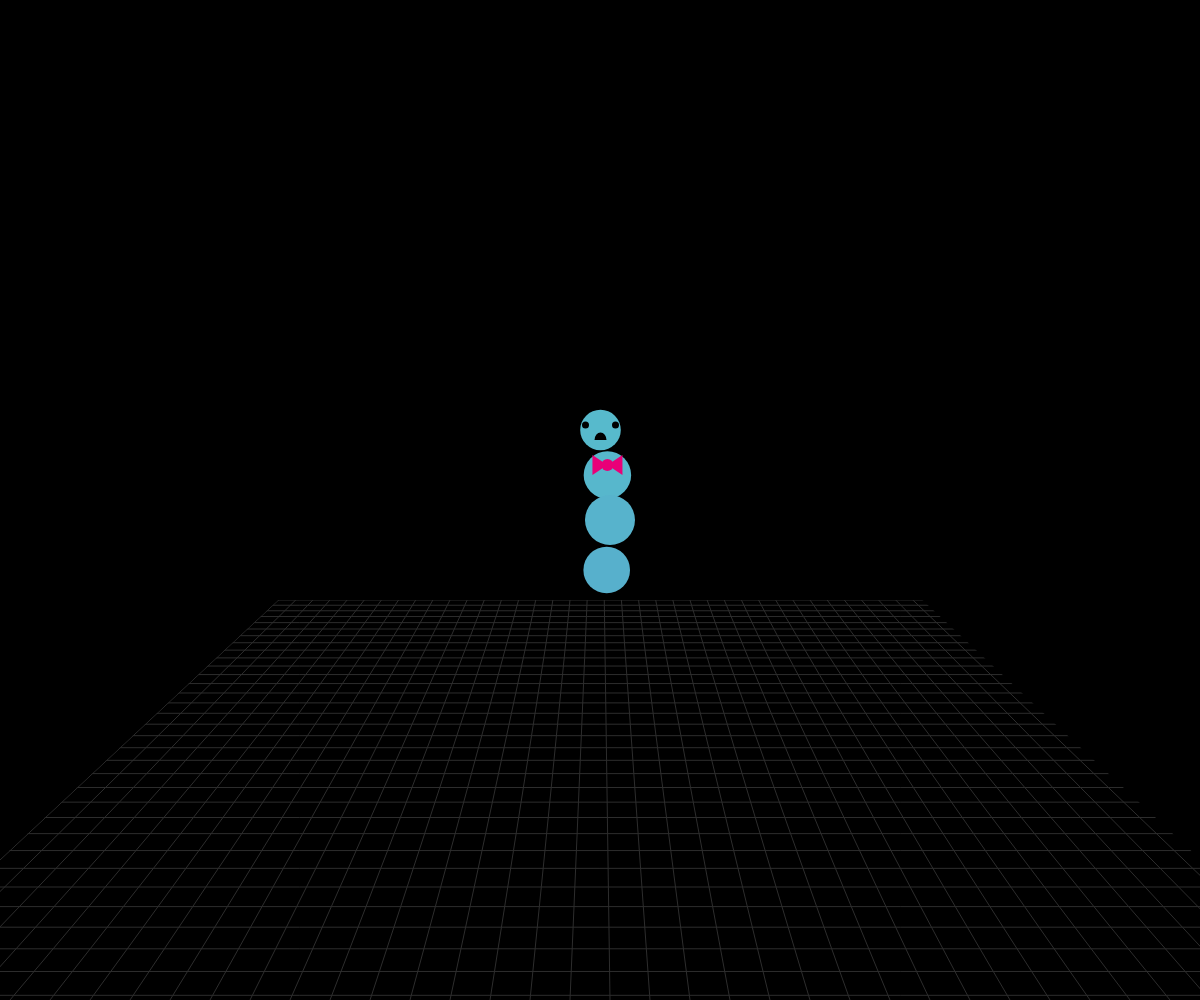
Frame 1 (no input)
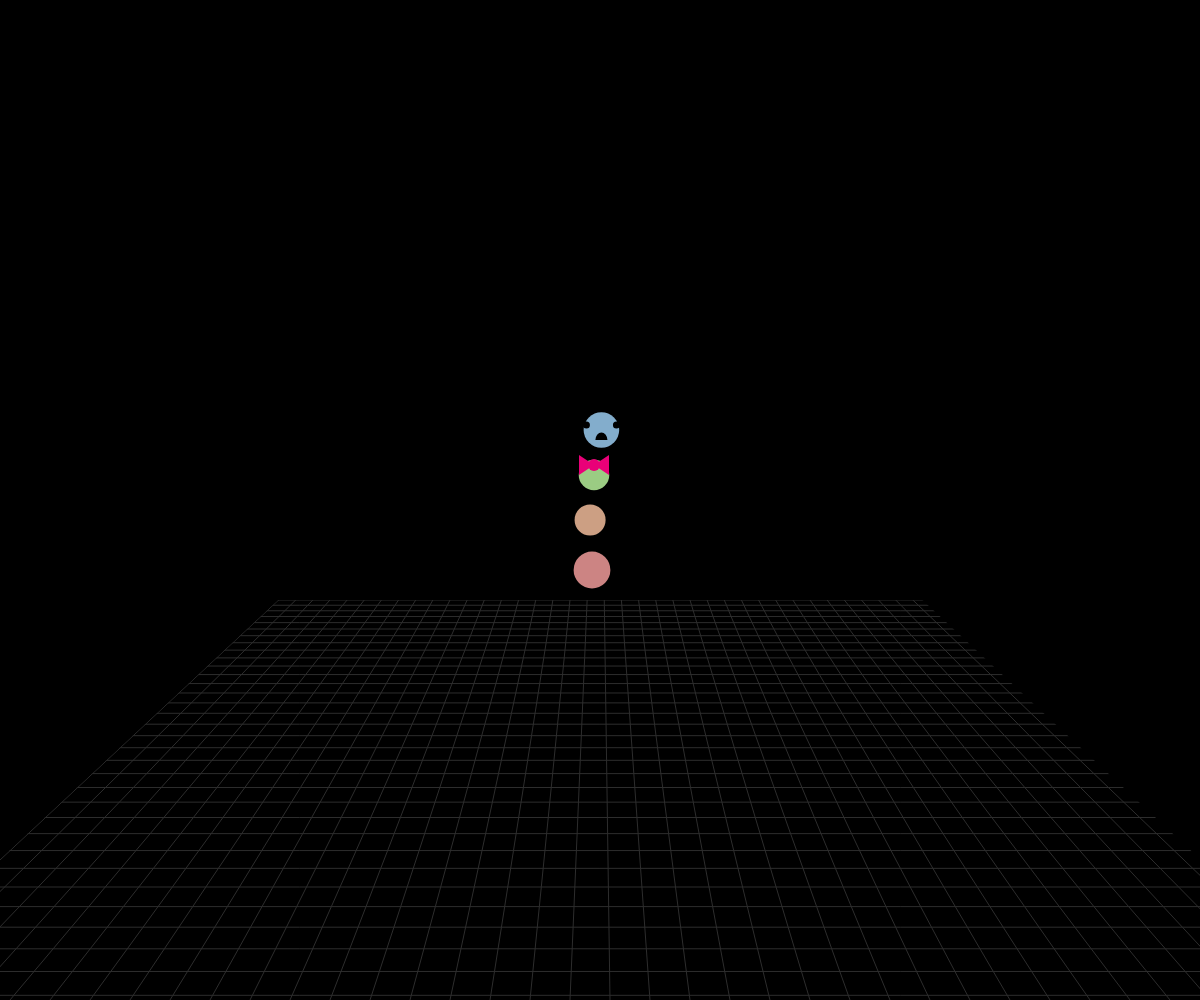
Frame 60 (no input)
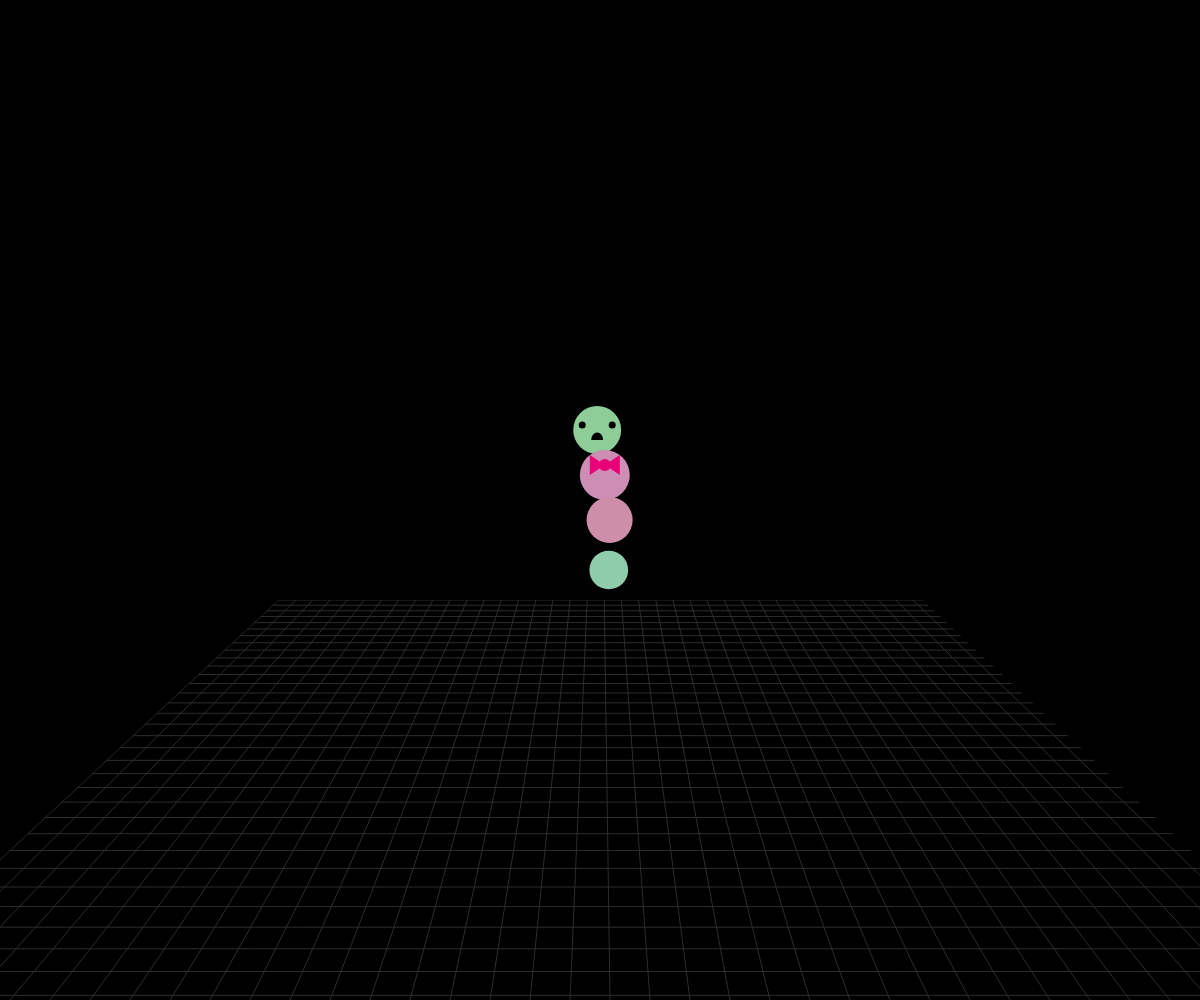
Frame 120 (the mouse pressed at the canvas centre since frame 60)

The p5.js sketch that drew these frames (run headless with seeded random() and noise() and a simulated clock; from frame 60 on, the mouse is pressed at the canvas centre):

// p5.js sketch
// ── sketch.js
let dancer;

function setup() {
  // no adjustments in the setup function needed...
  createCanvas(windowWidth, windowHeight);
  // ...except to adjust the dancer's name on the next line:
  dancer = new CaterpillarDancer(width / 2, height / 2);
}

function draw() {
  // you don't need to make any adjustments inside the draw loop
  background(0);
  drawFloor(); // for reference only
  dancer.update();
  dancer.display();
}

class CaterpillarDancer {
  constructor(startX, startY) {
    this.x = startX;
    this.y = startY;
  }
  update() {
  }
  display() {
    push();
    translate(this.x, this.y);
    let u = [];
    let v = []

    for (let i = 0; i < 4; i++) {
      u[i] = map(sin((i * PI) / 4 + frameCount * 0.05), -1, 1, -10, 10);
      v[i] = map(sin((i * PI) / 4 + frameCount * 0.06), -1, 1, -10, 10);
      
    }

    // ⬇ draw your dancer here ⬇

    noStroke();
    colorMode(HSB, 100);
    this.b1 = map(sin(frameCount * 0.05), -1, 1, 0, 100);
    this.b2 = map(sin(frameCount * 0.06), -1, 1, 0, 100);
    this.b3 = map(sin(frameCount * 0.07), -1, 1, 0, 100);
    this.b4 = map(sin(frameCount * 0.08), -1, 1, 0, 100);
    this.br = map(sin(frameCount * 0.09), -1, 1, 30, 80);
    
    this.s1 = 40+ v[0];
    this.s2 = 40+ v[1];
    this.s3 = 40+ v[2];
    this.s4 = 40+ v[3];
    //size of body
    
    //body
    fill(this.b1, this.br, 80);
    circle(0 + u[0], -70, this.s1);
    fill(this.b2, this.br, 80);
    circle(0 + u[1], -25, this.s2);
    fill(this.b3, this.br, 80);
    circle(0 + u[2], +20, this.s3);
    fill(this.b4, this.br, 80);
    circle(0 + u[3], +70, this.s4);

    //face/eyes
    colorMode(RGB);
    fill(0);
    circle(-15 + u[0], -75, 7);
    circle(15 + u[0], -75, 7); //les yeux
    arc(0 + u[0], -60, -12, -15, PI, TWO_PI); //smile

    //bowtie  
    fill(233, 0, 120);
    circle(0 + u[1], -35, 12);
    triangle(0 + u[1], -35, -15+ u[1], -45, -15 + u[1], -25);
    triangle(0 + u[1], -35, 15+ u[1], -45, 15 + u[1], -25);
    pop();
  }
}

// ── floor.js
function drawFloor() {
    push();
    let perspY = height * 0.3;
    let tileW = width/30;
  
    for (let x=-150; x <= width+150; x += tileW) {
      stroke(45);
      line(width/2, perspY, x, height);
    }
    let dy = 5;
    let y = height * 0.6;
    while (y <= height) {
      line(0, y, width, y);
      dy *= 1.05;
      y += dy;
    }
  
    fill(0);
    noStroke();
    beginShape();
    vertex(-151, height);
    vertex(width/2, perspY);
    vertex(-151, perspY);
    endShape();
    beginShape();
    vertex(width+151, height);
    vertex(width/2+1, perspY);
    vertex(width+151, perspY);
    endShape();
    rect(0, 0, width, height * 0.6);
    fill(180)
    textSize(10);
    pop();
    
  }
// ── style.css
html, body {
  margin: 0;
  padding: 0;
}

canvas {
  display: block;
}

#title{
  font-family: 'Dancing Script', cursive;
  font-size: 500;
  width: 500px;
  text-align: center;
  /* border-style: solid; */
  border-width: 1px;
  /* padding: 40px; */
  /* position: fixed; */
  /* left: 60%; */
}

#subtitle{
font-family: 'Dancing Script', cursive;
font-size: small;
text-align: center;
width: 500px;
}
